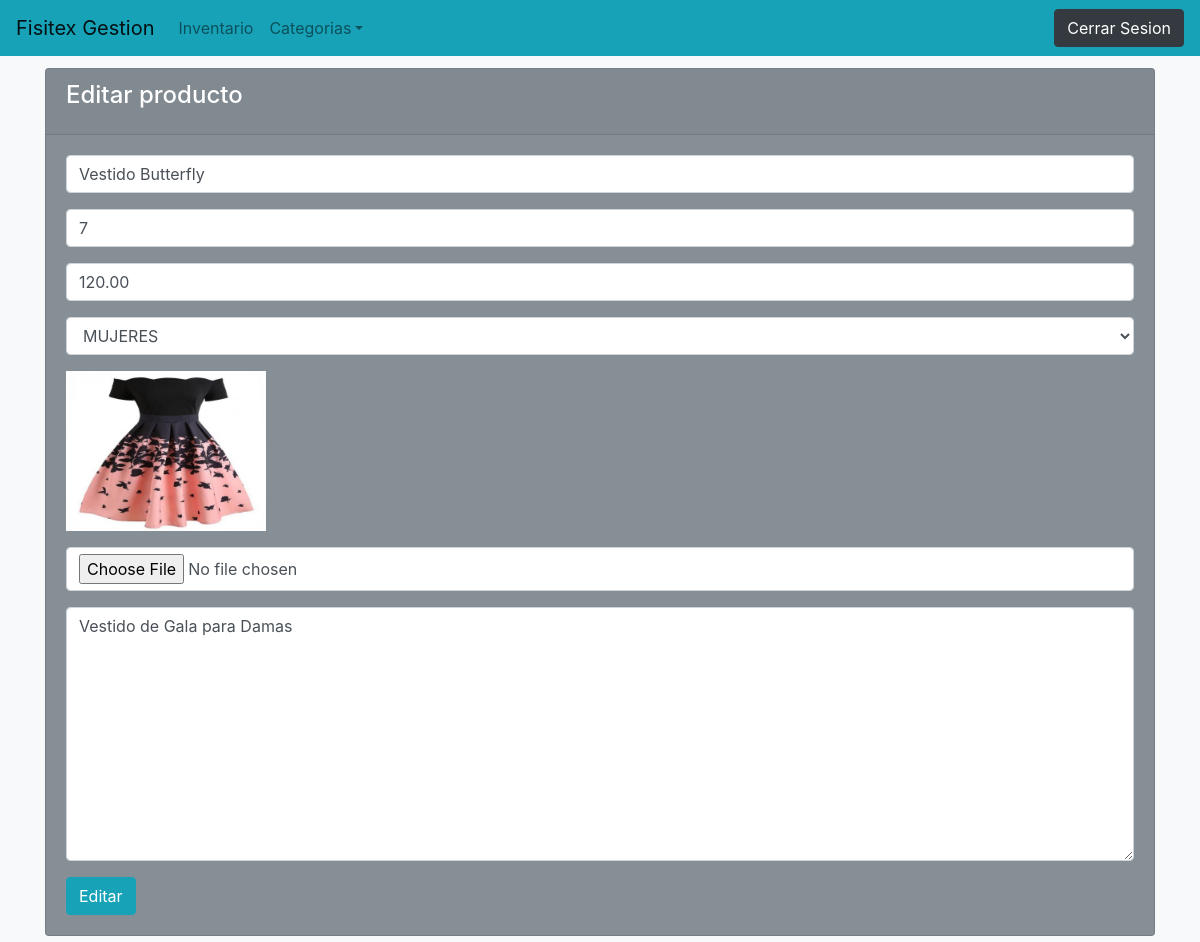
/ecommerce_cliente/ecommerce/admin/editar_producto.php?clave=b65aaa6f8a0b40c93e457dbaa8a2865382cb3858, run on the app's committed database.
### tables this page shows
CREATE TABLE `inventario` (
  `id` int(10) NOT NULL,
  `clave` varchar(200) NOT NULL,
  `producto` varchar(100) NOT NULL,
  `cantidad` int(5) NOT NULL,
  `precio` decimal(8,2) NOT NULL,
  `categoria` varchar(50) NOT NULL,
  `descripcion` text NOT NULL,
  `foto` varchar(100) NOT NULL
);

### ecommerce_cliente/ecommerce/admin/editar_producto.php (the view, shortened to what this page needs)
<?php include '../extend/header.php';
$clave = htmlentities($_GET['clave']);
$sel = $con->prepare("SELECT * FROM inventario WHERE clave = ?");
$sel->execute(array($clave));
  	if ($f = $sel->fetch()) {
  	}
?>
<div class="container" style="margin-top: 1%;">
	<div class="card text-white bg-secondary">
			<div class="card-header"><h4 class="card-title">Editar producto</h4></div>
			<div class="card-body">
				<form action="up_inventario.php" method="post" autocomplete="off" enctype="multipart/form-data">
					<div class="form-group">
						<input type="text" name="producto" required placeholder="Producto" class="form-control" value="<?php echo $f['producto'] ?>">
					</div>
					<div class="form-group">
						<input type="text" name="cantidad" required placeholder="Cantidad" class="form-control" value="<?php echo $f['cantidad'] ?>">
					</div>
					<div class="form-group">
						<input type="number" step="0.01" required name="precio" placeholder="Precio" class="form-control" value="<?php echo $f['precio'] ?>">
					</div>
					<div class="form-group">
						<select name="categoria" required class="form-control">
							<option value="<?php echo $f['categoria'] ?>"><?php echo $f['categoria'] ?></option>
						</select>
					</div>
					<div class="form-group">
						<img src="<?php echo $f['foto'] ?>" width="200">
					</div>
					<div class="form-group">
						<input type="file" name="imagen" class="form-control">
					</div>
					<div class="form-group">
						<textarea name="descripcion" required cols="30" rows="10" class="form-control"><?php echo $f['descripcion'] ?></textarea>
					</div>
					<button type="submit" class="btn btn-info">Editar</button>
				</form>
			</div>
		</div>
</div>
</body>
</html>

### ecommerce_cliente/ecommerce/extend/header.php (style rules this page uses)
body { padding-bottom:10px; }

### data on the page
inventario: producto "Vestido Butterfly", cantidad "7", precio "120.00", categoria "MUJERES", foto (picture), descripcion "Vestido de Gala para Damas"
